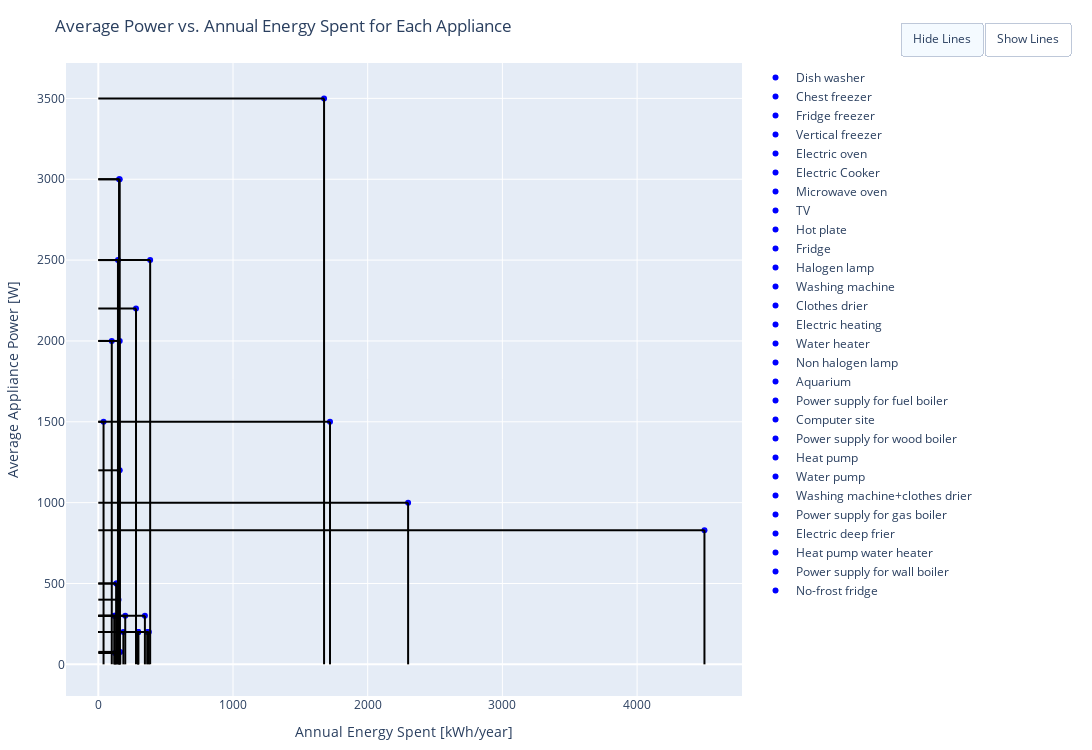

The cell this chart's notebook holds for it:
### Markdown cell above
I need to build simple indicator which will depend only on the type of energy appliance 

so I can call my file where I have all apliances with power and energy and plot them during one year energy and potential flexibility.

### Code cell
import pandas as pd
import plotly.graph_objs as go

# Load the Excel file with the correct sheet name
file_path = r'D:\Grenoble_university\6_month_internship\working space\data\column_titles_with add info.xlsx'
df = pd.read_excel(file_path)

# Extract data from the DataFrame
appliances = df['Appliance'].values
power = df['tipical power'].values
energy = df['typical annual energy [kwh/yr]'].values

# Create a scatter plot
fig = go.Figure()

# Add scatter trace for appliances
scatter_traces = []
for i in range(len(appliances)):
    hover_text = f"Appliance: {appliances[i]}<br>Power: {power[i]} W<br>Energy: {energy[i]} kWh/year"
    scatter_trace = go.Scatter(
        x=[energy[i]], 
        y=[power[i]], 
        mode='markers', 
        marker=dict(color='blue'), 
        name=appliances[i],
        text=hover_text, 
        hoverinfo='text'
    )
    fig.add_trace(scatter_trace)
    scatter_traces.append(scatter_trace)

# Add lines connecting each point to the x and y axes
line_traces = []
for i in range(len(appliances)):
    vertical_line_trace = go.Scatter(x=[energy[i], energy[i]], y=[0, power[i]], mode='lines', line=dict(color='black'), showlegend=False, name=f'Line_{i}_v')
    horizontal_line_trace = go.Scatter(x=[0, energy[i]], y=[power[i], power[i]], mode='lines', line=dict(color='black'), showlegend=False, name=f'Line_{i}_h')
    fig.add_trace(vertical_line_trace)  # Vertical line to x-axis
    fig.add_trace(horizontal_line_trace)  # Horizontal line to y-axis
    line_traces.extend([vertical_line_trace, horizontal_line_trace])

# Set layout
fig.update_layout(
    title='Average Power vs. Annual Energy Spent for Each Appliance',
    xaxis=dict(title='Annual Energy Spent [kWh/year]'),
    yaxis=dict(title='Average Appliance Power [W]'),
    hovermode='closest',
    height=750,
    width=1600,
    margin=dict(l=50, r=50, t=50, b=50),
    showlegend=True,
    updatemenus=[
        dict(
            type="buttons",
            direction="left",
            buttons=list([
                dict(
                    args=["visible", [True if not trace.name.startswith('Line_') else False for trace in fig.data]],
                    label="Hide Lines",
                    method="restyle"
                ),
                dict(
                    args=["visible", [True for trace in fig.data]],
                    label="Show Lines",
                    method="restyle"
                ),
            ]),
            pad={"r": 10, "t": 10},
            showactive=True,
            x=1.5,  # Move buttons to the right side of the graph
            xanchor="right",
            y=1.08,
            yanchor="top"
        ),
    ]
)

# Show the plot
fig.show()

### Figure 1 — Plotly figure (JSON) as saved in the notebook; plotly's stock layout.template omitted (floating-point values rounded to 4 significant figures)
{"data": [{"hoverinfo": "text", "marker": {"color": "blue"}, "mode": "markers", "name": "Dish washer ", "text": "Appliance: Dish washer <br>Power: 3000 W<br>Energy: 154 kWh/year", "type": "scatter", "x": [154], "y": [3000]}, {"hoverinfo": "text", "marker": {"color": "blue"}, "mode": "markers", "name": "Chest freezer ", "text": "Appliance: Chest freezer <br>Power: 200 W<br>Energy: 296 kWh/year", "type": "scatter", "x": [296], "y": [200]}, {"hoverinfo": "text", "marker": {"color": "blue"}, "mode": "markers", "name": "Fridge freezer ", "text": "Appliance: Fridge freezer <br>Power: 200 W<br>Energy: 296 kWh/year", "type": "scatter", "x": [296], "y": [200]}, {"hoverinfo": "text", "marker": {"color": "blue"}, "mode": "markers", "name": "Vertical freezer ", "text": "Appliance: Vertical freezer <br>Power: 200 W<br>Energy: 296 kWh/year", "type": "scatter", "x": [296], "y": [200]}, {"hoverinfo": "text", "marker": {"color": "blue"}, "mode": "markers", "name": "Electric oven ", "text": "Appliance: Electric oven <br>Power: 2500 W<br>Energy: 146 kWh/year", "type": "scatter", "x": [146], "y": [2500]}, {"hoverinfo": "text", "marker": {"color": "blue"}, "mode": "markers", "name": "Electric Cooker ", "text": "Appliance: Electric Cooker <br>Power: 3000 W<br>Energy: 159 kWh/year", "type": "scatter", "x": [159], "y": [3000]}, {"hoverinfo": "text", "marker": {"color": "blue"}, "mode": "markers", "name": "Microwave oven ", "text": "Appliance: Microwave oven <br>Power: 1500 W<br>Energy: 39 kWh/year", "type": "scatter", "x": [39], "y": [1500]}, {"hoverinfo": "text", "marker": {"color": "blue"}, "mode": "markers", "name": "TV ", "text": "Appliance: TV <br>Power: 77 W<br>Energy: 163 kWh/year", "type": "scatter", "x": [163], "y": [77]}, {"hoverinfo": "text", "marker": {"color": "blue"}, "mode": "markers", "name": "Hot plate ", "text": "Appliance: Hot plate <br>Power: 2000 W<br>Energy: 159 kWh/year", "type": "scatter", "x": [159], "y": [2000]}, {"hoverinfo": "text", "marker": {"color": "blue"}, "mode": "markers", "name": "Fridge ", "text": "Appliance: Fridge <br>Power: 300 W<br>Energy: 346 kWh/year", "type": "scatter", "x": [346], "y": [300]}, {"hoverinfo": "text", "marker": {"color": "blue"}, "mode": "markers", "name": "Halogen lamp ", "text": "Appliance: Halogen lamp <br>Power: 500 W<br>Energy: 134 kWh/year", "type": "scatter", "x": [134], "y": [500]}, {"hoverinfo": "text", "marker": {"color": "blue"}, "mode": "markers", "name": "Washing machine ", "text": "Appliance: Washing machine <br>Power: 2000 W<br>Energy: 100 kWh/year", "type": "scatter", "x": [100], "y": [2000]}, {"hoverinfo": "text", "marker": {"color": "blue"}, "mode": "markers", "name": "Clothes drier ", "text": "Appliance: Clothes drier <br>Power: 2200 W<br>Energy: 280 kWh/year", "type": "scatter", "x": [280], "y": [2200]}, {"hoverinfo": "text", "marker": {"color": "blue"}, "mode": "markers", "name": "Electric heating ", "text": "Appliance: Electric heating <br>Power: 1500 W<br>Energy: 1720 kWh/year", "type": "scatter", "x": [1720], "y": [1500]}, {"hoverinfo": "text", "marker": {"color": "blue"}, "mode": "markers", "name": "Water heater ", "text": "Appliance: Water heater <br>Power: 3500 W<br>Energy: 1676 kWh/year", "type": "scatter", "x": [1676], "y": [3500]}, {"hoverinfo": "text", "marker": {"color": "blue"}, "mode": "markers", "name": "Non halogen lamp ", "text": "Appliance: Non halogen lamp <br>Power: 500 W<br>Energy: 134 kWh/year", "type": "scatter", "x": [134], "y": [500]}, {"hoverinfo": "text", "marker": {"color": "blue"}, "mode": "markers", "name": "Aquarium ", "text": "Appliance: Aquarium <br>Power: 300 W<br>Energy: 200 kWh/year", "type": "scatter", "x": [200], "y": [300]}, {"hoverinfo": "text", "marker": {"color": "blue"}, "mode": "markers", "name": "Power supply for fuel boiler", "text": "Appliance: Power supply for fuel boiler<br>Power: 200 W<br>Energy: 363 kWh/year", "type": "scatter", "x": [363], "y": [200]}, {"hoverinfo": "text", "marker": {"color": "blue"}, "mode": "markers", "name": "Computer site ", "text": "Appliance: Computer site <br>Power: 70 W<br>Energy: 124 kWh/year", "type": "scatter", "x": [124], "y": [70]}, {"hoverinfo": "text", "marker": {"color": "blue"}, "mode": "markers", "name": "Power supply for wood boiler", "text": "Appliance: Power supply for wood boiler<br>Power: 300 W<br>Energy: 120 kWh/year", "type": "scatter", "x": [120], "y": [300]}, {"hoverinfo": "text", "marker": {"color": "blue"}, "mode": "markers", "name": "Heat pump ", "text": "Appliance: Heat pump <br>Power: 830 W<br>Energy: 4500 kWh/year", "type": "scatter", "x": [4500], "y": [830]}, {"hoverinfo": "text", "marker": {"color": "blue"}, "mode": "markers", "name": "Water pump ", "text": "Appliance: Water pump <br>Power: 400 W<br>Energy: 150 kWh/year", "type": "scatter", "x": [150], "y": [400]}, {"hoverinfo": "text", "marker": {"color": "blue"}, "mode": "markers", "name": "Washing machine+clothes drier ", "text": "Appliance: Washing machine+clothes drier <br>Power: 2500 W<br>Energy: 385 kWh/year", "type": "scatter", "x": [385], "y": [2500]}, {"hoverinfo": "text", "marker": {"color": "blue"}, "mode": "markers", "name": "Power supply for gas boiler", "text": "Appliance: Power supply for gas boiler<br>Power: 200 W<br>Energy: 375 kWh/year", "type": "scatter", "x": [375], "y": [200]}, {"hoverinfo": "text", "marker": {"color": "blue"}, "mode": "markers", "name": "Electric deep frier ", "text": "Appliance: Electric deep frier <br>Power: 1200 W<br>Energy: 159 kWh/year", "type": "scatter", "x": [159], "y": [1200]}, {"hoverinfo": "text", "marker": {"color": "blue"}, "mode": "markers", "name": "Heat pump water heater ", "text": "Appliance: Heat pump water heater <br>Power: 1000 W<br>Energy: 2300 kWh/year", "type": "scatter", "x": [2300], "y": [1000]}, {"hoverinfo": "text", "marker": {"color": "blue"}, "mode": "markers", "name": "Power supply for wall boiler", "text": "Appliance: Power supply for wall boiler<br>Power: 300 W<br>Energy: 120 kWh/year", "type": "scatter", "x": [120], "y": [300]}, {"hoverinfo": "text", "marker": {"color": "blue"}, "mode": "markers", "name": "No-frost fridge ", "text": "Appliance: No-frost fridge <br>Power: 200 W<br>Energy: 186 kWh/year", "type": "scatter", "x": [186], "y": [200]}, {"line": {"color": "black"}, "mode": "lines", "name": "Line_0_v", "showlegend": false, "type": "scatter", "x": [154, 154], "y": [0, 3000]}, {"line": {"color": "black"}, "mode": "lines", "name": "Line_0_h", "showlegend": false, "type": "scatter", "x": [0, 154], "y": [3000, 3000]}, {"line": {"color": "black"}, "mode": "lines", "name": "Line_1_v", "showlegend": false, "type": "scatter", "x": [296, 296], "y": [0, 200]}, {"line": {"color": "black"}, "mode": "lines", "name": "Line_1_h", "showlegend": false, "type": "scatter", "x": [0, 296], "y": [200, 200]}, {"line": {"color": "black"}, "mode": "lines", "name": "Line_2_v", "showlegend": false, "type": "scatter", "x": [296, 296], "y": [0, 200]}, {"line": {"color": "black"}, "mode": "lines", "name": "Line_2_h", "showlegend": false, "type": "scatter", "x": [0, 296], "y": [200, 200]}, {"line": {"color": "black"}, "mode": "lines", "name": "Line_3_v", "showlegend": false, "type": "scatter", "x": [296, 296], "y": [0, 200]}, {"line": {"color": "black"}, "mode": "lines", "name": "Line_3_h", "showlegend": false, "type": "scatter", "x": [0, 296], "y": [200, 200]}, {"line": {"color": "black"}, "mode": "lines", "name": "Line_4_v", "showlegend": false, "type": "scatter", "x": [146, 146], "y": [0, 2500]}, {"line": {"color": "black"}, "mode": "lines", "name": "Line_4_h", "showlegend": false, "type": "scatter", "x": [0, 146], "y": [2500, 2500]}, {"line": {"color": "black"}, "mode": "lines", "name": "Line_5_v", "showlegend": false, "type": "scatter", "x": [159, 159], "y": [0, 3000]}, {"line": {"color": "black"}, "mode": "lines", "name": "Line_5_h", "showlegend": false, "type": "scatter", "x": [0, 159], "y": [3000, 3000]}, {"line": {"color": "black"}, "mode": "lines", "name": "Line_6_v", "showlegend": false, "type": "scatter", "x": [39, 39], "y": [0, 1500]}, {"line": {"color": "black"}, "mode": "lines", "name": "Line_6_h", "showlegend": false, "type": "scatter", "x": [0, 39], "y": [1500, 1500]}, {"line": {"color": "black"}, "mode": "lines", "name": "Line_7_v", "showlegend": false, "type": "scatter", "x": [163, 163], "y": [0, 77]}, {"line": {"color": "black"}, "mode": "lines", "name": "Line_7_h", "showlegend": false, "type": "scatter", "x": [0, 163], "y": [77, 77]}, {"line": {"color": "black"}, "mode": "lines", "name": "Line_8_v", "showlegend": false, "type": "scatter", "x": [159, 159], "y": [0, 2000]}, {"line": {"color": "black"}, "mode": "lines", "name": "Line_8_h", "showlegend": false, "type": "scatter", "x": [0, 159], "y": [2000, 2000]}, {"line": {"color": "black"}, "mode": "lines", "name": "Line_9_v", "showlegend": false, "type": "scatter", "x": [346, 346], "y": [0, 300]}, {"line": {"color": "black"}, "mode": "lines", "name": "Line_9_h", "showlegend": false, "type": "scatter", "x": [0, 346], "y": [300, 300]}, {"line": {"color": "black"}, "mode": "lines", "name": "Line_10_v", "showlegend": false, "type": "scatter", "x": [134, 134], "y": [0, 500]}, {"line": {"color": "black"}, "mode": "lines", "name": "Line_10_h", "showlegend": false, "type": "scatter", "x": [0, 134], "y": [500, 500]}, {"line": {"color": "black"}, "mode": "lines", "name": "Line_11_v", "showlegend": false, "type": "scatter", "x": [100, 100], "y": [0, 2000]}, {"line": {"color": "black"}, "mode": "lines", "name": "Line_11_h", "showlegend": false, "type": "scatter", "x": [0, 100], "y": [2000, 2000]}, {"line": {"color": "black"}, "mode": "lines", "name": "Line_12_v", "showlegend": false, "type": "scatter", "x": [280, 280], "y": [0, 2200]}, {"line": {"color": "black"}, "mode": "lines", "name": "Line_12_h", "showlegend": false, "type": "scatter", "x": [0, 280], "y": [2200, 2200]}, {"line": {"color": "black"}, "mode": "lines", "name": "Line_13_v", "showlegend": false, "type": "scatter", "x": [1720, 1720], "y": [0, 1500]}, {"line": {"color": "black"}, "mode": "lines", "name": "Line_13_h", "showlegend": false, "type": "scatter", "x": [0, 1720], "y": [1500, 1500]}, {"line": {"color": "black"}, "mode": "lines", "name": "Line_14_v", "showlegend": false, "type": "scatter", "x": [1676, 1676], "y": [0, 3500]}, {"line": {"color": "black"}, "mode": "lines", "name": "Line_14_h", "showlegend": false, "type": "scatter", "x": [0, 1676], "y": [3500, 3500]}, {"line": {"color": "black"}, "mode": "lines", "name": "Line_15_v", "showlegend": false, "type": "scatter", "x": [134, 134], "y": [0, 500]}, {"line": {"color": "black"}, "mode": "lines", "name": "Line_15_h", "showlegend": false, "type": "scatter", "x": [0, 134], "y": [500, 500]}, {"line": {"color": "black"}, "mode": "lines", "name": "Line_16_v", "showlegend": false, "type": "scatter", "x": [200, 200], "y": [0, 300]}, {"line": {"color": "black"}, "mode": "lines", "name": "Line_16_h", "showlegend": false, "type": "scatter", "x": [0, 200], "y": [300, 300]}, {"line": {"color": "black"}, "mode": "lines", "name": "Line_17_v", "showlegend": false, "type": "scatter", "x": [363, 363], "y": [0, 200]}, {"line": {"color": "black"}, "mode": "lines", "name": "Line_17_h", "showlegend": false, "type": "scatter", "x": [0, 363], "y": [200, 200]}, {"line": {"color": "black"}, "mode": "lines", "name": "Line_18_v", "showlegend": false, "type": "scatter", "x": [124, 124], "y": [0, 70]}, {"line": {"color": "black"}, "mode": "lines", "name": "Line_18_h", "showlegend": false, "type": "scatter", "x": [0, 124], "y": [70, 70]}, {"line": {"color": "black"}, "mode": "lines", "name": "Line_19_v", "showlegend": false, "type": "scatter", "x": [120, 120], "y": [0, 300]}, {"line": {"color": "black"}, "mode": "lines", "name": "Line_19_h", "showlegend": false, "type": "scatter", "x": [0, 120], "y": [300, 300]}, {"line": {"color": "black"}, "mode": "lines", "name": "Line_20_v", "showlegend": false, "type": "scatter", "x": [4500, 4500], "y": [0, 830]}, {"line": {"color": "black"}, "mode": "lines", "name": "Line_20_h", "showlegend": false, "type": "scatter", "x": [0, 4500], "y": [830, 830]}, {"line": {"color": "black"}, "mode": "lines", "name": "Line_21_v", "showlegend": false, "type": "scatter", "x": [150, 150], "y": [0, 400]}, {"line": {"color": "black"}, "mode": "lines", "name": "Line_21_h", "showlegend": false, "type": "scatter", "x": [0, 150], "y": [400, 400]}, {"line": {"color": "black"}, "mode": "lines", "name": "Line_22_v", "showlegend": false, "type": "scatter", "x": [385, 385], "y": [0, 2500]}, {"line": {"color": "black"}, "mode": "lines", "name": "Line_22_h", "showlegend": false, "type": "scatter", "x": [0, 385], "y": [2500, 2500]}, {"line": {"color": "black"}, "mode": "lines", "name": "Line_23_v", "showlegend": false, "type": "scatter", "x": [375, 375], "y": [0, 200]}, {"line": {"color": "black"}, "mode": "lines", "name": "Line_23_h", "showlegend": false, "type": "scatter", "x": [0, 375], "y": [200, 200]}, {"line": {"color": "black"}, "mode": "lines", "name": "Line_24_v", "showlegend": false, "type": "scatter", "x": [159, 159], "y": [0, 1200]}, {"line": {"color": "black"}, "mode": "lines", "name": "Line_24_h", "showlegend": false, "type": "scatter", "x": [0, 159], "y": [1200, 1200]}, {"line": {"color": "black"}, "mode": "lines", "name": "Line_25_v", "showlegend": false, "type": "scatter", "x": [2300, 2300], "y": [0, 1000]}, {"line": {"color": "black"}, "mode": "lines", "name": "Line_25_h", "showlegend": false, "type": "scatter", "x": [0, 2300], "y": [1000, 1000]}, {"line": {"color": "black"}, "mode": "lines", "name": "Line_26_v", "showlegend": false, "type": "scatter", "x": [120, 120], "y": [0, 300]}, {"line": {"color": "black"}, "mode": "lines", "name": "Line_26_h", "showlegend": false, "type": "scatter", "x": [0, 120], "y": [300, 300]}, {"line": {"color": "black"}, "mode": "lines", "name": "Line_27_v", "showlegend": false, "type": "scatter", "x": [186, 186], "y": [0, 200]}, {"line": {"color": "black"}, "mode": "lines", "name": "Line_27_h", "showlegend": false, "type": "scatter", "x": [0, 186], "y": [200, 200]}], "layout": {"height": 750, "hovermode": "closest", "margin": {"b": 50, "l": 50, "r": 50, "t": 50}, "showlegend": true, "title": {"text": "Average Power vs. Annual Energy Spent for Each Appliance"}, "updatemenus": [{"buttons": [{"args": ["visible", [true, true, true, true, true, true, true, true, true, true, true, true, true, true, true, true, true, true, true, true, true, true, true, true, true, true, true, true, false, false, false, false, false, false, false, false, false, false, false, false, false, false, false, false, false, false, false, false, false, false, false, false, false, false, false, false, false, false, false, false, false, false, false, false, false, false, false, false, false, false, false, false, false, false, false, false, false, false, false, false, false, false, false, false]], "label": "Hide Lines", "method": "restyle"}, {"args": ["visible", [true, true, true, true, true, true, true, true, true, true, true, true, true, true, true, true, true, true, true, true, true, true, true, true, true, true, true, true, true, true, true, true, true, true, true, true, true, true, true, true, true, true, true, true, true, true, true, true, true, true, true, true, true, true, true, true, true, true, true, true, true, true, true, true, true, true, true, true, true, true, true, true, true, true, true, true, true, true, true, true, true, true, true, true]], "label": "Show Lines", "method": "restyle"}], "direction": "left", "pad": {"r": 10, "t": 10}, "showactive": true, "type": "buttons", "x": 1.5, "xanchor": "right", "y": 1.08, "yanchor": "top"}], "width": 1600, "xaxis": {"title": {"text": "Annual Energy Spent [kWh/year]"}}, "yaxis": {"title": {"text": "Average Appliance Power [W]"}}}}
